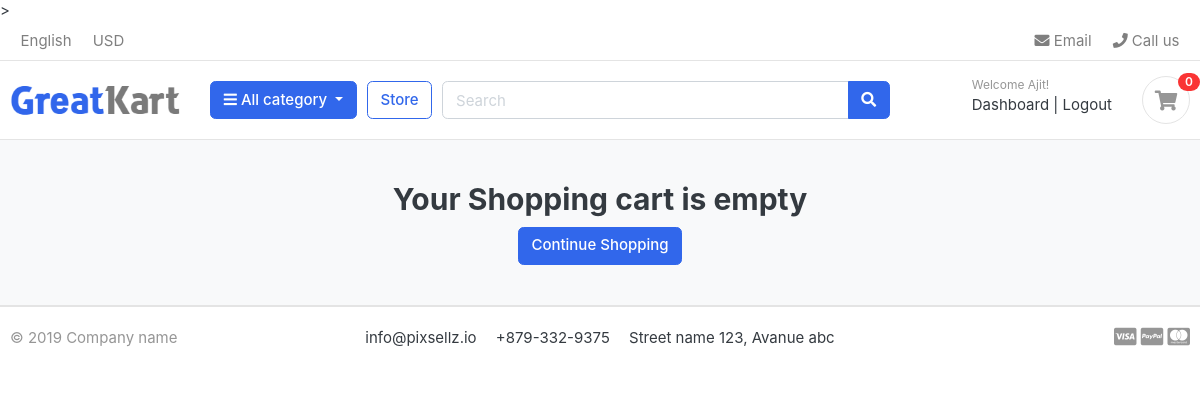
The app's page /cart/ (signed in), older data.
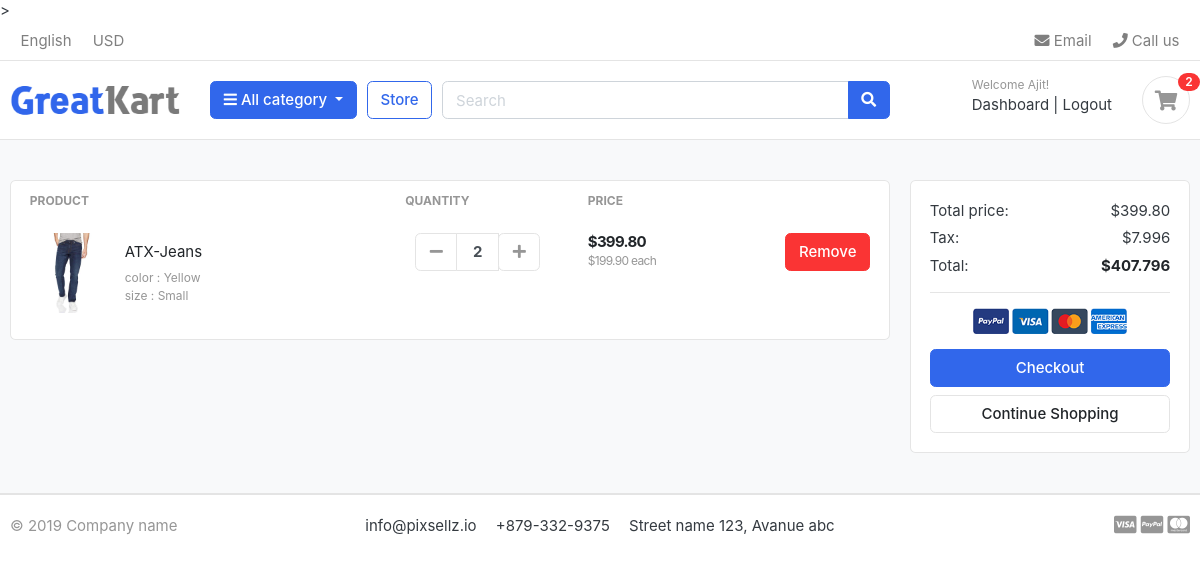
The same page, newer data.
### accounts/models.py (models this page shows, shortened)
class Account(AbstractBaseUser):
  first_name        = models.CharField(max_length=50)
  last_name         = models.CharField(max_length=50)
  username          = models.CharField(max_length=50, unique=True)
  email             = models.EmailField(max_length=50, unique=True)
  phone_number      = models.CharField(max_length=20)
  created_at        = models.DateTimeField(auto_now_add=True)
  last_login        = models.DateTimeField(auto_now_add=True)
  is_admin          = models.BooleanField(default=False)
  is_staff          = models.BooleanField(default=False)
  is_active         = models.BooleanField(default=False)
  is_superadmin     = models.BooleanField(default=False)
  USERNAME_FIELD = 'email'
  REQUIRED_FIELDS = ['username', 'first_name', 'last_name']
  objects = MyAccountManager()

### carts/models.py (models this page shows, shortened)
class CartItem(models.Model):
  user        = models.ForeignKey(Account, on_delete=models.CASCADE, null=True)
  product     = models.ForeignKey(Product, on_delete=models.CASCADE)
  variations  = models.ManyToManyField(Variation, blank=True)
  cart        = models.ForeignKey(Cart, on_delete=models.CASCADE, null=True)
  quantity    = models.IntegerField()
  is_active   = models.BooleanField(default=True)
  def sub_total(self):
    return self.product.price * self.quantity

### store/models.py (models this page shows, shortened)
class Product(models.Model):
  product_name        = models.CharField(max_length=200, unique=True)
  slug                = models.SlugField(max_length=200, unique=True)
  description         = models.TextField(max_length=200, blank=True)
  price               = models.DecimalField(max_digits=10, decimal_places=2, blank=True)
  stock               = models.IntegerField()
  is_available        = models.BooleanField(default=True)
  images              = models.ImageField(upload_to='photos/products')
  category            = models.ForeignKey(Category, on_delete=models.CASCADE)
  created_date        = models.DateTimeField(auto_now_add=True)
  modified_date       = models.DateTimeField(auto_now_add=True)
  def get_url(self):
    return reverse('product_detail', args=[self.category.slug, self.slug])
  def __str__(self):
    return self.product_name

class Variation(models.Model):
  product = models.ForeignKey(Product, on_delete=models.CASCADE)
  variation_category = models.CharField(max_length=100, choices=variation_category_choices)
  variation_values = models.CharField(max_length=100)
  is_active = models.BooleanField(default=True)
  created_date = models.DateTimeField(auto_now_add=True)
  objects = VariationManager()

### carts/views.py (the view)
# urls.py: path('', views.cart, name='cart'),\
def cart(request, total = 0, quantity = 0, cart_items = None):
  tax = 0
  grand_total = 0
  try:
    if request.user.is_authenticated:
      cart_items = CartItem.objects.filter(user=request.user, is_active=True)
    else:
      cart = Cart.objects.get(cart_id=_cart_id(request))
      cart_items = CartItem.objects.filter(cart=cart, is_active=True)
    for cart_item in cart_items:
      total += cart_item.product.price * cart_item.quantity
      quantity += cart_item.quantity
    tax = (2 * total)/100
    grand_total = total + tax
  except Cart.DoesNotExist:
    cart_items = []
  context = {
    'total' : total,
    'quantity' : quantity,
    'cart_items' : cart_items,
    'tax' : tax,
    'grand_total' : grand_total,
  }
  return render(request, 'store/cart.html', context)

### carts/context_processors.py (called while the page is built)
def counter(request):
  cart_count = 0
  if 'admin' in request.path:
    return {}
  else:
    try:
      cart = Cart.objects.filter(cart_id=_cart_id(request))
      if request.user.is_authenticated:
        cart_items = CartItem.objects.all().filter(user = request.user)
      else:
        cart_items = CartItem.objects.all().filter(cart=cart[:1])
      for cart_item in cart_items:
        cart_count += cart_item.quantity
    except Cart.DoesNotExist:
      cart_count = 0
  return dict(cart_count=cart_count)

### carts/views.py (called while the page is built)
def _cart_id(request):
  cart = request.session.session_key
  if not cart:
    cart = request.session.create()
  return cart

### category/context_processors.py (called while the page is built)
def menu_links(request):
  links = Category.objects.all()
  return dict(links = links)

### category/models.py (called while the page is built)
  def get_url(self):
    return reverse('products_by_category', args=[self.slug])

### templates/store/cart.html (shortened to what this page needs)
{% extends 'base.html' %}
{% load static %}
{% block content %}
<section class="section-content padding-y bg">
<div class="container">
{% if not cart_items %}
	<div class="text-center">
		<h2>Your Shopping cart is empty</h2>
		<a href="{% url 'store' %}"><button class="btn btn-primary">Continue Shopping</button></a>
	</div>
{% else %}
<div class="row">
	<aside class="col-lg-9">
<div class="card">
<table class="table table-borderless table-shopping-cart">
<thead class="text-muted">
<tr class="small text-uppercase">
  <th scope="col">Product</th>
  <th scope="col" width="120">Quantity</th>
  <th scope="col" width="120">Price</th>
  <th scope="col" class="text-right" width="200"> </th>
</tr>
</thead>
<tbody>
  {% for cart_item in cart_items %}
<tr>
	<td>
		<figure class="itemside align-items-center">
			<div class="aside"><img src="{{cart_item.product.images.url}}" class="img-sm"></div>
			<figcaption class="info">
				<a href="{{ cart_item.product.get_url }}" class="title text-dark">{{cart_item.product}}</a>
				<p class="text-muted small">
					{% if cart_item.variations.all %}
						{% for item in cart_item.variations.all %}
							{{item.variation_category}} : {{item.variation_values}} <br>
						{% endfor %}
					{% endif %}
				</p>
			</figcaption>
		</figure>
	</td>
	<td>
					<div class="col">
						<div class="input-group input-spinner">
							<div class="input-group-prepend">
							<a class="btn btn-light" type="button" id="button-plus" href="{% url 'sub_cart' cart_item.product.id cart_item.id%}"> <i class="fa fa-minus"></i> </a>
							</div>
							<input type="text" class="form-control"  value="{{cart_item.quantity}}">
							<div class="input-group-append">
								<form action="{% url 'add_cart' cart_item.product.id %}" method="POST">
									<button class="btn btn-light" type="submit" id="button-minus"> <i class="fa fa-plus"></i> </button>
								</form>
							</div>
						</div>
					</div>
	</td>
	<td>
		<div class="price-wrap">
			<var class="price">${{cart_item.sub_total}}</var>
			<small class="text-muted"> ${{cart_item.product.price}} each </small>
		</div>
	</td>
	<td class="text-right">
	<a href="{% url 'remove_product' cart_item.product.id cart_item.id%}" class="btn btn-danger">Remove</a>
	</td>
</tr>
{% endfor %}
</tbody>
</table>
</div>
	</aside>
	<aside class="col-lg-3">
		<div class="card">
		<div class="card-body">
			<dl class="dlist-align">
			  <dt>Total price:</dt>
			  <dd class="text-right">${{total}}</dd>
			</dl>
			<dl class="dlist-align">
			  <dt>Tax:</dt>
			  <dd class="text-right"> ${{tax}}</dd>
			</dl>
			<dl class="dlist-align">
			  <dt>Total:</dt>
			  <dd class="text-right text-dark b"><strong>${{grand_total}}</strong></dd>
			</dl>
			<hr>
			<p class="text-center mb-3">
				<img src="{% static './images/misc/payments.png' %}" height="26">
			</p>
			<a href="{% url 'checkout' %}" class="btn btn-primary btn-block"> Checkout </a>
			<a href="{% url 'store' %}" class="btn btn-light btn-block">Continue Shopping</a>
		</div>
		</div>
</aside>
</div>
{% endif %}
</div>
</section>
{% endblock %}

### templates/base.html (shortened to what this page needs)
{%load static%}
<!DOCTYPE HTML>
<html lang="en">
<head>
<link href="{% static 'css/bootstrap.css' %}" rel="stylesheet" type="text/css"/>
<link href="{% static 'fonts/fontawesome/css/all.min.css' %}" type="text/css" rel="stylesheet">
<link href="{% static 'css/ui.css' %}" rel="stylesheet" type="text/css"/>
<link href="{% static 'css/responsive.css' %}" rel="stylesheet" media="only screen and (max-width: 1200px)" />
  </body>
</html>
</head>
<body>
  {% include 'includes/navbar.html' %}
  {% block content %}{% endblock %}
  {% include 'includes/footer.html' %}

### templates/includes/navbar.html (shortened to what this page needs)
{% load static %}
<header class="section-header">
    <nav class="navbar p-md-0 navbar-expand-sm navbar-light border-bottom">
      <div class="container">
      <div class="collapse navbar-collapse" id="navbarTop4">
        <ul class="navbar-nav mr-auto">
          <li class="nav-item dropdown">
          <a href="#" class="nav-link">   English </a>
          </li>
          <li class="nav-item dropdown">
          <a href="#" class="nav-link"> USD </a>
          </li>
        </ul>
        <ul class="navbar-nav">
          <li><a href="#" class="nav-link"> <i class="fa fa-envelope"></i> Email </a></li>
          <li><a href="#" class="nav-link"> <i class="fa fa-phone"></i> Call us </a></li>
        </ul>
        </div>
      </div>
    </nav>
    <section class="header-main border-bottom">
      <div class="container">
      <div class="row align-items-center">
        <div class="col-lg-2 col-md-3 col-6">
        <a href="{% url 'home' %}" class="brand-wrap">
        <img class="logo" src="{% static './images/logo.png' %}">
        </a>
        </div>
        <div class="col-lg col-sm col-md col-6 flex-grow-0">
        <div class="category-wrap dropdown d-inline-block float-right">
        <button type="button" class="btn btn-primary dropdown-toggle" data-toggle="dropdown">
          <i class="fa fa-bars"></i> All category
        </button>
        </div>
      </div>
    <a href="{% url 'store' %}" class="btn btn-outline-primary">Store</a>
    <div class="col-lg  col-md-6 col-sm-12 col">
    <form action="{% url 'search' %}" class="search" method="GET">
    <div class="input-group w-100">
        <input type="text" class="form-control" style="width:60%;" placeholder="Search" name="keyword">
        <div class="input-group-append">
          <button class="btn btn-primary" type="submit">
            <i class="fa fa-search"></i>
          </button>
        </div>
      </div>
    </form>
    </div>
    <div class="col-lg-3 col-sm-6 col-8 order-2 order-lg-3">
      <div class="d-flex justify-content-end mb-3 mb-lg-0">
        {% if user.id is None %}
          <div class="widget-header">
            <small class="title text-muted">Welcome guest!</small>
            <div>
              <a href="{% url 'login' %}">Sign in</a> <span class="dark-transp"> | </span>
              <a href="{% url 'register' %}"> Register</a>
            </div>
          </div>
        {% else %}
          <div class="widget-header">
            <small class="title text-muted">Welcome {{user.first_name}}!</small>
            <div>
              <a href="{% url 'dashboard' %}">Dashboard</a> <span class="dark-transp"> | </span>
              <a href="{% url 'logout' %}"> Logout</a>
            </div>
          </div>
        {% endif %}
        <a href="{% url 'cart' %}" class="widget-header pl-3 ml-3">
          <div class="icon icon-sm rounded-circle border"><i class="fa fa-shopping-cart"></i></div>
          <span class="badge badge-pill badge-danger notify">{{cart_count}}</span>
        </a>
      </div>
    </div>
    </div>
    </div>
    </section>
  </header>

### templates/includes/footer.html
<footer class="section-footer border-top">
	<div class="container">
		<section class="footer-bottom border-top row">
			<div class="col-md-2">
				<p class="text-muted"> &copy 2019 Company name </p>
			</div>
			<div class="col-md-8 text-md-center">
				<span  class="px-2">info@pixsellz.io</span>
				<span  class="px-2">+879-332-9375</span>
				<span  class="px-2">Street name 123, Avanue abc</span>
			</div>
			<div class="col-md-2 text-md-right text-muted">
				<i class="fab fa-lg fa-cc-visa"></i>
				<i class="fab fa-lg fa-cc-paypal"></i>
				<i class="fab fa-lg fa-cc-mastercard"></i>
			</div>
		</section>
	</div>
</footer>

### static/css/ui.css (style rules this page uses)
html { font-family: "Inter", sans-serif; font-size: 15px; }
.price-wrap { letter-spacing: -0.7px; }
.icon-xs, .icon-sm, .icon-md, .icon-lg { display: inline-block; text-align: center; flex-shrink: 0; flex-grow: 0; }
.icon-sm { width: 48px; height: 48px; line-height: 48px !important; font-size: 20px; }
.img-xs, .img-sm, .img-md, .img-lg { -o-object-fit: cover; object-fit: cover; flex-shrink: 0; flex-grow: 0; }
.img-sm { width: 80px; height: 80px; }
.padding-y { padding-top: 40px; padding-bottom: 40px; }
var { font-style: normal; }
figure { margin-bottom: 0; }
.bg { background-color: #f8f9fa; }
.b { font-weight: 600; }
p:last-child { margin-bottom: 0; }
.header-main { position: relative; padding-top: 1rem; padding-bottom: 1rem; }
.brand-wrap .logo, .navbar-brand .logo { margin-right: 7px; max-height: 42px; display: inline-block; }
.widget-header { display: inline-block; vertical-align: middle; position: relative; }
.widget-header a { color: #343a40; }
.widget-header i { color: #969696; }
.widget-header .title { display: block; }
.widget-header .notify { position: absolute; top: -3px; right: -10px; }
.footer-bottom { padding-top: 20px; padding-bottom: 20px; }
.btn-light { background-color: #fff; border-color: #e4e4e4; }
.btn-light i { color: #969696; }
.itemside { position: relative; display: flex; width: 100%; }
.itemside .aside { position: relative; flex-shrink: 0; }
.itemside .info { padding-left: 15px; padding-right: 7px; }
.itemside p { margin-bottom: 0; }
.itemside .title { display: block; margin-bottom: 5px; color: #212529; }
[class*=dlist-] { margin-bottom: 5px; }
[class*=dlist-] dd { margin-bottom: 0; }
.dlist-align { display: flex; }
.dlist-align dt { width: 150px; word-wrap: break-word; font-weight: normal; }
.dlist-align dd { flex-grow: 1; }
.notify { position: absolute; top: -4px; right: -10px; display: inline-block; padding: 0.25em 0.6em; font-size: 12px; line-height: 1; text-align: center; border-radius: 3rem; color: #fff; background-color: #fa3434; }
.price { font-weight: 600; color: #212529; }
.input-spinner { width: 125px; flex-wrap: nowrap; display: inline-flex; vertical-align: middle; }
.input-spinner input.form-control { text-align: center; max-width: 46px; font-weight: bold; flex-basis: 46px; border-color: #e4e4e4; flex-grow: 0; }
.input-spinner .btn { width: 42px; text-align: center; padding-left: 0.5rem; padding-right: 0.5rem; }
.table-shopping-cart.table td, .table-shopping-cart.table th { padding-left: 1.25rem; padding-right: 1.25rem; }
.table-shopping-cart .price-wrap { line-height: 1.2; }
.table-shopping-cart .price { font-weight: bold; margin-right: 5px; display: block; }

Row changes from the older to the newer data that the page shows:
added CartItem: product.images (picture), product "ATX-Jeans", quantity "2", sub_total "399.80", product.price "199.90"
now on this page (row unchanged): Variation: variation_category "color", variation_values "Yellow"
now on this page (row unchanged): Variation: variation_category "size", variation_values "Small"
Text that changed along with them:
{{ cart_count }}: "0" → "2"
{{ total }}: (not shown) → "399.80"
{{ tax }}: (not shown) → "7.996"
{{ grand_total }}: (not shown) → "407.796"
text no longer shown: "Your Shopping cart is empty"
text now shown: "PRODUCT QUANTITY PRICE Total price: $ Tax: $ Total: $ Checkout"
